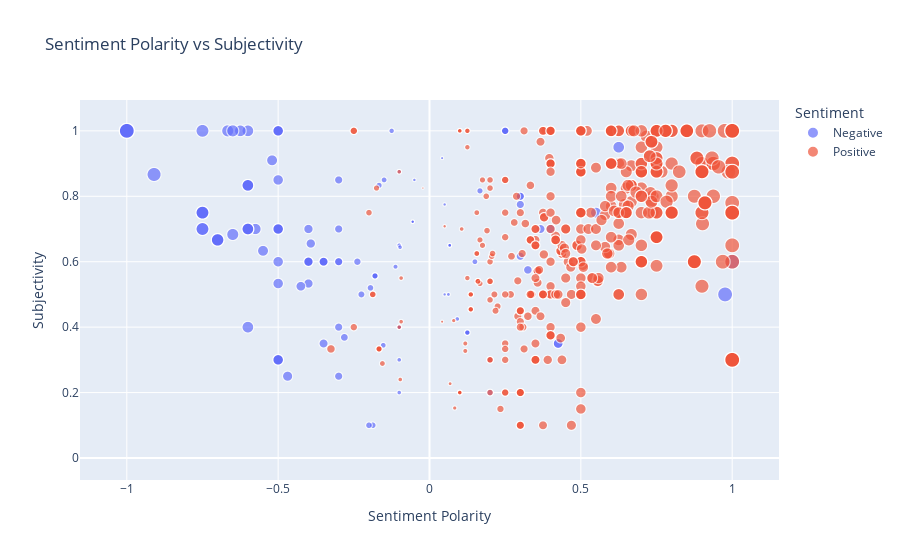

Notebook cell for this chart:
### Markdown cell above
## Sentiment

Another way to look at the data is to see how different words factor into the overall sentiment of a review.  There are different ways to do this, but one way is by using the textblob library (Python has tons of NLP libraries) to compute the sentiment of each review.  Sentiment can be positive (a positive value), negative (a negative value) or neutral (a value at or near 0).  

Interestingly, the sentiment calculated by textblob doesn't align perfectly (though it does generally match up) with the positive/negative label given in the data.  

Let's look at the sentiment vs subjectivity color coded by the sentiment label in the dataset.

### Code cell
#%pip install textblob
import warnings
warnings.filterwarnings("ignore", category=FutureWarning)
from textblob import TextBlob
import plotly.express as px

# Sentiment calculations
df['calc_sentiment'] = df['Review Title'].apply(lambda x: TextBlob(x).sentiment.polarity)
df['subjectivity'] = df['Review Title'].apply(lambda x: TextBlob(x).sentiment.subjectivity)
df['abs_sentiment'] = df['calc_sentiment'].abs()

# Optional: Make sentiment a category to suppress warning
df['Sentiment'] = df['Sentiment'].astype(str)



# scatter plot of sentiment polarity vs subjectivity
fig = px.scatter(
    df,
    x='calc_sentiment',
    y='subjectivity',
    color='Sentiment',
    size='abs_sentiment',
    size_max=15,
    hover_name='Restaurant Name',
    hover_data={'Review Title': True},
    labels={
        'calc_sentiment': 'Sentiment Polarity',
        'subjectivity': 'Subjectivity'
    },
    title='Sentiment Polarity vs Subjectivity'
)

# adjust axis titles and overall height
fig.update_layout(
    xaxis_title='Sentiment Polarity',
    yaxis_title='Subjectivity',
    height=500
)

fig.show()

### Figure 1 — Plotly figure (JSON) as saved in the notebook; plotly's stock layout.template omitted (floating-point values rounded to 4 significant figures; data arrays with more than 128 entries replaced by an {"elided": "..."} marker saying what was removed)
{"data": [{"customdata": {"elided": "265x1 str values"}, "hovertemplate": "<b>%{hovertext}</b><br><br>Sentiment=Negative<br>Sentiment Polarity=%{x}<br>Subjectivity=%{y}<br>abs_sentiment=%{marker.size}<br>Review Title=%{customdata[0]}<extra></extra>", "hovertext": {"elided": "265 str values"}, "legendgroup": "Negative", "marker": {"color": "#636efa", "size": {"elided": "265 float values"}, "sizemode": "area", "sizeref": 0.004444, "symbol": "circle"}, "mode": "markers", "name": "Negative", "showlegend": true, "type": "scattergl", "x": {"elided": "265 float values"}, "xaxis": "x", "y": {"elided": "265 float values"}, "yaxis": "y"}, {"customdata": {"elided": "1237x1 str values"}, "hovertemplate": "<b>%{hovertext}</b><br><br>Sentiment=Positive<br>Sentiment Polarity=%{x}<br>Subjectivity=%{y}<br>abs_sentiment=%{marker.size}<br>Review Title=%{customdata[0]}<extra></extra>", "hovertext": {"elided": "1237 str values"}, "legendgroup": "Positive", "marker": {"color": "#EF553B", "size": {"elided": "1237 float values"}, "sizemode": "area", "sizeref": 0.004444, "symbol": "circle"}, "mode": "markers", "name": "Positive", "showlegend": true, "type": "scattergl", "x": {"elided": "1237 float values"}, "xaxis": "x", "y": {"elided": "1237 float values"}, "yaxis": "y"}], "layout": {"autosize": true, "legend": {"itemsizing": "constant", "title": {"text": "Sentiment"}, "tracegroupgap": 0}, "title": {"text": "Sentiment Polarity vs Subjectivity"}, "xaxis": {"anchor": "y", "autorange": true, "domain": [0, 1], "range": [-1.131, 1.131], "title": {"text": "Sentiment Polarity"}, "type": "linear"}, "yaxis": {"anchor": "x", "autorange": true, "domain": [0, 1], "range": [-0.06728, 1.094], "title": {"text": "Subjectivity"}, "type": "linear"}}}
